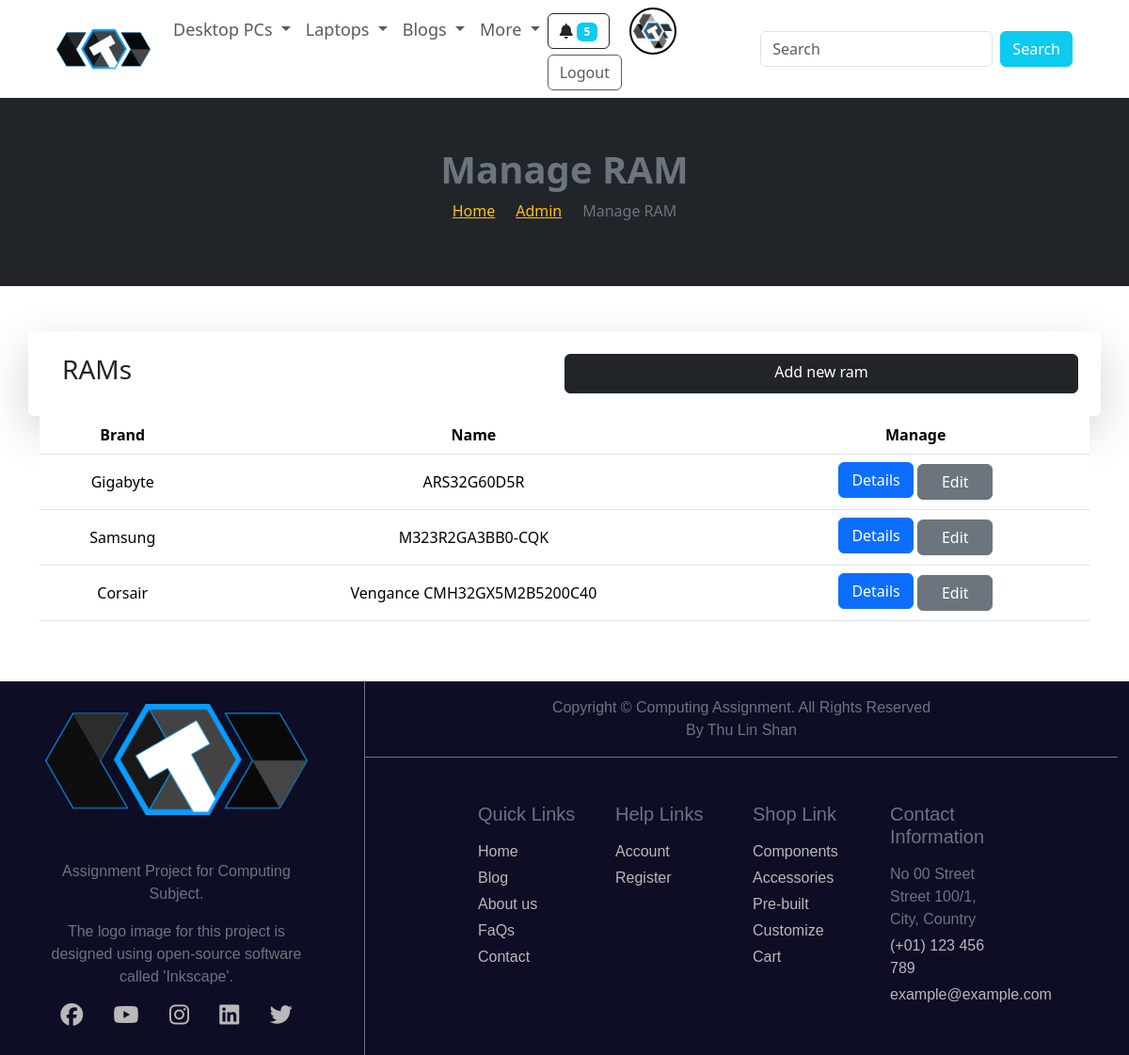
Page /admin/manage_ram.php (signed in) on the committed database.
### tables this page shows
CREATE TABLE `users` (
  `id` int(11) NOT NULL,
  `username` varchar(255) NOT NULL,
  `password` varchar(255) NOT NULL,
  `email` varchar(255) NOT NULL,
  `phone1` varchar(20) NOT NULL,
  `phone2` varchar(20) DEFAULT NULL,
  `address` varchar(255) NOT NULL,
  `avatar` varchar(255) NOT NULL,
  `subscribed` tinyint(4) NOT NULL,
  `is_admin` tinyint(4) NOT NULL DEFAULT 0
);

CREATE TABLE `memory` (
  `id` int(11) NOT NULL,
  `brand` int(150) NOT NULL,
  `ram_name` varchar(255) NOT NULL,
  `img` varchar(255) DEFAULT NULL,
  `capacity` tinyint(4) DEFAULT NULL,
  `frequency` varchar(50) NOT NULL,
  `price` int(11) NOT NULL,
  `combo` tinyint(4) NOT NULL,
  `link` varchar(255) DEFAULT NULL
);

CREATE TABLE `brand` (
  `id` int(11) NOT NULL,
  `brand_name` varchar(255) NOT NULL,
  `products` varchar(60) NOT NULL,
  `img` varchar(255) NOT NULL,
  `description` text DEFAULT NULL,
  `link` varchar(255) NOT NULL
);

### admin/manage_ram.php (the view, shortened to what this page needs)
<?php
include './partials/header.php';
$query = "SELECT * FROM memory ORDER BY ram_name";
$rams = mysqli_query($connection, $query);
?>
<main>
    <div class="bg-dark text-center d-flex flex-column justify-content-center" style="height: 25vh;">
        <h3 class="text-secondary fw-bold fs-1">Manage RAM</h3>
        <div>
            <nav aria-label="breadcrumb">
                <ol class="breadcrumb text-warning justify-content-center">
                    <li class="breadcrumb-item"><a href="<?= ROOT_URL ?>" class="text-warning">Home</a></li>
                    <li class="breadcrumb-item"><a href="<?= ROOT_URL ?>admin" class="text-warning">Admin</a></li>
                    <li class="breadcrumb-item active text-secondary" aria-current="page">Manage RAM</li>
                </ol>
            </nav>
        </div>
    </div>
    <div class="container py-5">
        <div class="row p-4 rounded shadow-lg">
            <div class="col-md-6 ">
                <h3>RAMs</h3>
            </div>
            <a class="col-md-6 btn btn-dark px-4" href="./add_ram.php">Add new ram</a>
        </div>
        <?php if (mysqli_num_rows($rams) > 0) : ?>
            <table class="table text-center">
                <thead>
                    <tr>
                        <th>Brand</th>
                        <th>Name</th>
                        <th>Manage</th>
                    </tr>
                </thead>
                <tbody>
                    <?php while ($ram = mysqli_fetch_assoc($rams)) : ?>
                        <tr class="align-middle">
                            <?php
                            $brand_id = $ram['brand'];
                            $query = "SELECT brand_name FROM brand WHERE id=$brand_id";
                            $brand = mysqli_fetch_assoc(mysqli_query($connection, $query));
                            ?>
                            <td><?= $brand['brand_name'] ?></td>
                            <td><?= $ram['ram_name'] ?></td>
                            <td>
                                <a class="btn btn-primary mb-1" style="width: 80px;" href="<?= ROOT_URL ?>details/ram_details.php?id=<?= $ram['id'] ?>">Details</a>
                                <a class="btn btn-secondary " style="width: 80px;" href="./edit_ram.php?id=<?= $ram['id'] ?>" class="btn sm">Edit</a>
                            </td>
                        </tr>
                    <?php endwhile; ?>
                </tbody>
            </table>
        <?php else : ?>
            <div class="alert__message error d-flex justify-content-center align-items-center py-5 my-5">
                <h4> "No RAM found" </h4>
            </div>
        <?php endif ?>
    </div>
</main>
<?php
include './partials/footer.php';
?>

### admin/partials/header.php (shortened to what this page needs)
<?php
require 'config/database.php';
$id = filter_var($_SESSION['user-id'], FILTER_SANITIZE_NUMBER_INT);
$query = "SELECT avatar FROM users WHERE id=$id";
$result = mysqli_query($connection, $query);
$avatar = mysqli_fetch_assoc($result);
?>
<!DOCTYPE html>
<html lang="en">
<head>
    <link rel="stylesheet" href="<?= ROOT_URL ?>/node_modules/bootstrap/dist/css/bootstrap.min.css">
    <link rel="stylesheet" href="<?= ROOT_URL ?>/assets/css/style.css">
    <link rel="stylesheet" href="<?= ROOT_URL ?>/assets/css/admin.css">
    <link rel="stylesheet" href="https://cdnjs.cloudflare.com/ajax/libs/font-awesome/6.5.1/css/all.min.css">
</head>
<body>
    <header>
        <nav class="navbar navbar-expand-lg bg-white px-5" style="font-size: large;">
            <div class="container-fluid">
                <a class="navbar-brand img-fluid" href="<?= ROOT_URL ?>"><img src="<?= ROOT_URL ?>/assets/images/logos/logo.png" width="100px" alt=""></a>
                <div class="collapse navbar-collapse" id="navbarSupportedContent">
                    <ul class="navbar-nav me-auto mb-2 mb-lg-0 align-items-baseline">
                        <li class="nav-item dropdown">
                            <a class="nav-link dropdown-toggle" href="#" role="button" data-bs-toggle="dropdown" aria-expanded="false">
                                Desktop PCs
                            </a>
                        </li>
                        <li class="nav-item dropdown">
                            <a class="nav-link dropdown-toggle" href="#" role="button" data-bs-toggle="dropdown" aria-expanded="false">
                                Laptops
                            </a>
                        </li>
                        <li class="nav-item dropdown">
                            <a class="nav-link dropdown-toggle" href="#" role="button" data-bs-toggle="dropdown" aria-expanded="false">
                                Blogs
                            </a>
                        </li>
                        <li class="nav-item dropdown">
                            <a class="nav-link dropdown-toggle" href="#" role="button" data-bs-toggle="dropdown" aria-expanded="false">
                                More
                            </a>
                        </li>
                        <?php if (isset($_SESSION['user-id'])) : ?>
                            <li class="nav-item me-2">
                                <button type="button" class="btn btn-outline-dark me-3" id="liveToastBtn"><i class="fa-solid fa-bell"></i><span class="ms-1 badge bg-info">5</span></button>
                                <a href="<?= ROOT_URL ?>admin" class="me-3" style="text-decoration: none;">
                                    <img src="<?= ROOT_URL . '/assets/images/avatars/' . $avatar['avatar'] ?>" style="border-radius: 50%; border:solid black 2px; padding:2px;object-fit: cover;" alt="" width="50px">
                                </a>
                                <a href="<?= ROOT_URL ?>signout.php" style="text-decoration: none;" class="btn btn-outline-dark opacity-75">Logout</a>
                            </li>
                        <?php endif ?>
                    </ul>
                    <form class="d-flex" role="search">
                        <input class="form-control me-2" type="search" placeholder="Search" aria-label="Search">
                        <button class="btn btn-info text-white" type="submit">Search</button>
                    </form>
                </div>
            </div>
        </nav>
    </header>

### rows in the picture
users: avatar (picture)
memory: brand.brand_name "Gigabyte", ram_name "ARS32G60D5R"
memory: brand.brand_name "Samsung", ram_name "M323R2GA3BB0-CQK"
memory: brand.brand_name "Corsair", ram_name "Vengance CMH32GX5M2B5200C40"
